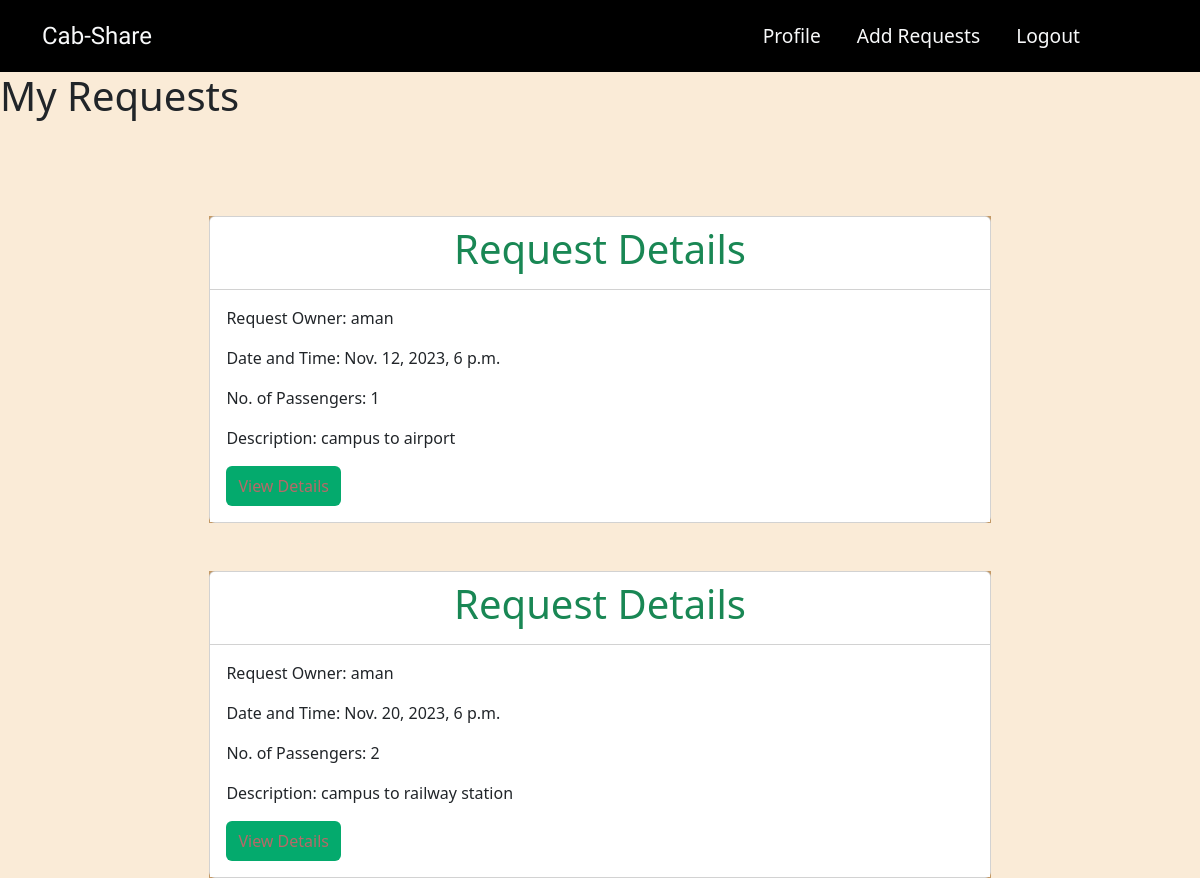
/myrequests/ (signed in), run on an earlier commit of the app's database.
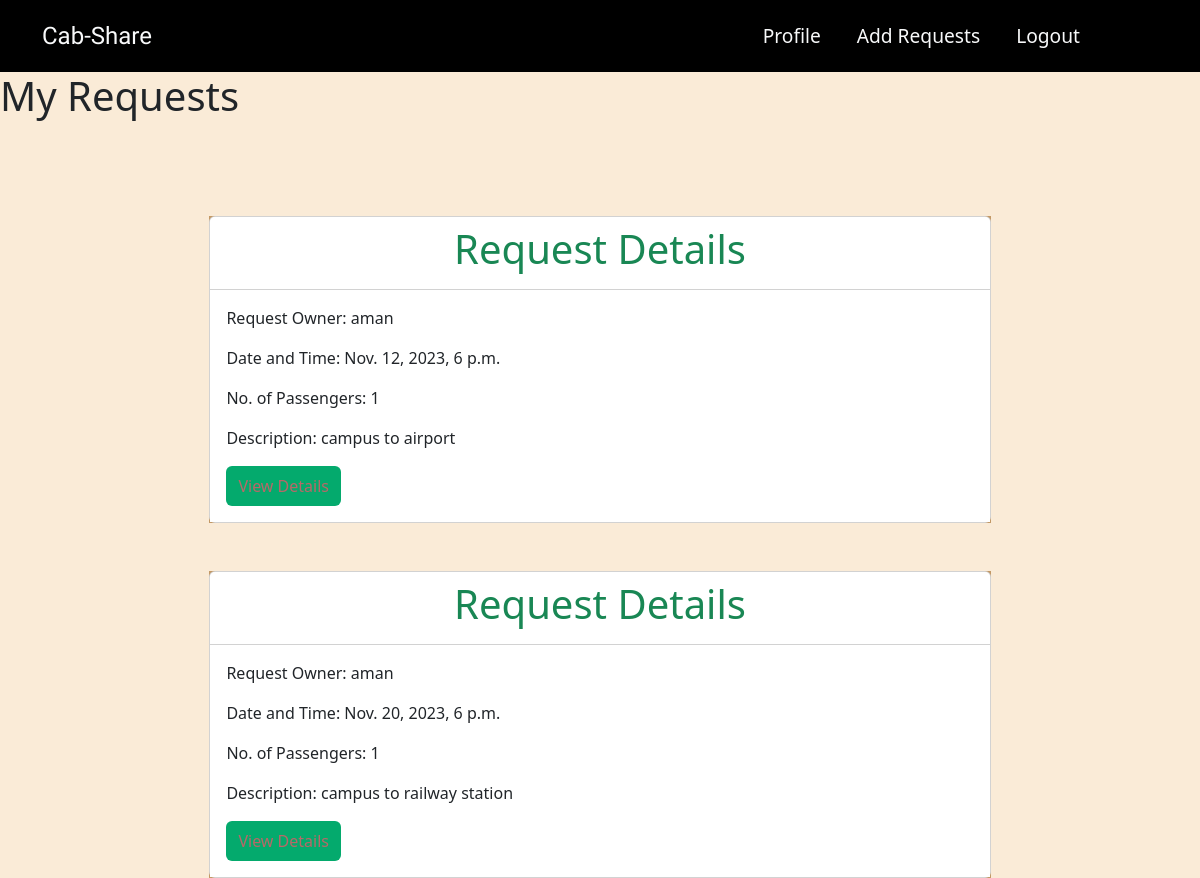
And on a later commit of the database.
### users/models.py (models this page shows)
class Request(models.Model):
    id = models.AutoField(primary_key=True)
    request_create_date = models.DateField()
    trip_date_time = models.DateTimeField()
    desc = models.CharField(max_length=100)
    no_passengers = models.IntegerField()
    request_owner = models.ForeignKey(User, on_delete=models.CASCADE)
    requested_users = models.ManyToManyField(
        User, related_name='request_received')

### users/views.py (the view)
# urls.py: path('myrequests/', views.myrequests, name='myrequests'),
def myrequests(request):
    user_id = request.user.id
    requests = Request.objects.filter(request_owner=user_id)
    return render(request, 'users/myrequests_n.html', {'requests': requests})

### users/templates/users/myrequests_n.html (shortened to what this page needs)
<!DOCTYPE html>
<html lang="en">
<head>
    <link href="https://cdn.jsdelivr.net/npm/bootstrap@5.3.2/dist/css/bootstrap.min.css" rel="stylesheet">
</head>
<body>
    <nav class="navbar navbar-expand-lg bg-black">
        <div class="container-fluid">
            <a class="navbar-brand text-light logo" href="#">Cab-Share</a>
            <div class="collapse navbar-collapse justify-content-end" id="navbarSupportedContent">
                <ul class="navbar-nav">
                    <li class="nav-item">
                        <a class="nav-link active text-light" aria-current="page" href="/profile">Profile</a>
                    </li>
                    <li class="nav-item">
                        <a class="nav-link active text-light" aria-current="page" href="/addrequests">Add Requests</a>
                    </li>
                    <li class="nav-item">
                        <a class="nav-link text-light" href="/login">Logout</a>
                    </li>
                </ul>
            </div>
        </div>
    </nav>
    <h1>My Requests</h1>
    {% if requests %}
    <div class="container mt-5">
        <div class="row justify-content-center">
            {% for request in requests %}
            <div class="container mt-5">
                <div class="card-body custom-card">
                    <div class="card message-card">
                        <div class="card-header text-center card-body message-header text-success">
                            <h1>Request Details</h1>
                        </div>
                        <div class="card-body message-body">
                            <p>Request Owner: {{ request.request_owner.username }}</p>
                            <p>Date and Time: {{ request.trip_date_time }}</p>
                            <p>No. of Passengers: {{ request.no_passengers }}</p>
                            <p>Description: {{ request.desc }}</p>
                            <form method="GET" action="{% url 'myrequests_single' %}">
                                <button class="btn btn-send-request">View Details</button>
                            </form>
                        </div>
                    </div>
                </div>
                </div>
            {% endfor %}
        </div>
    </div>
    {% else %}
    <p>No requests found</p>
{% endif %}
</body>
</html>

What changed in the data, as far as the page shows it:
changed Request "Nov. 20, 2023, 6 p.m.": no_passengers "2" → "1"
